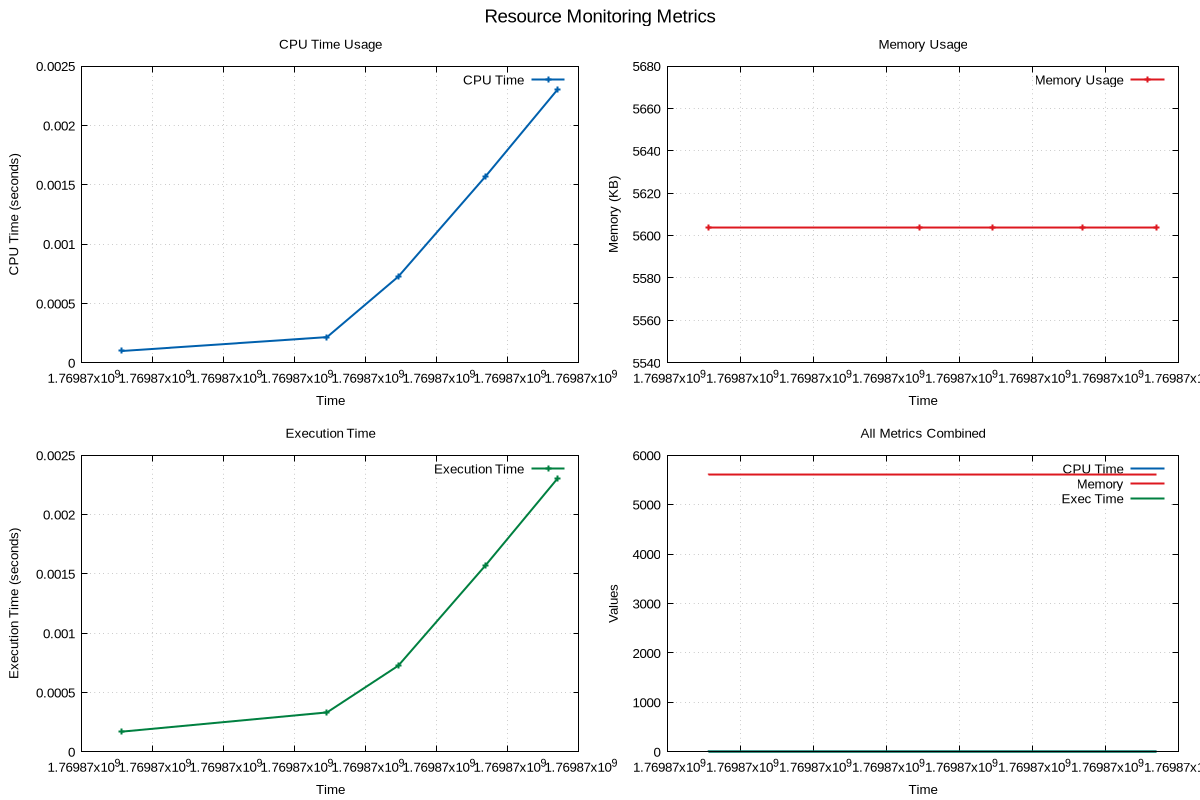

Source code (gnuplot):
# GNUplot script for resource monitoring
set terminal pngcairo enhanced font 'Arial,10' size 1200,800
set output 'png/heap_sort_20260131_190859.png'

set multiplot layout 2,2 title 'Resource Monitoring Metrics' font 'Arial,14'
set style line 1 lc rgb '#0060ad' lt 1 lw 2
set style line 2 lc rgb '#dd181f' lt 1 lw 2
set style line 3 lc rgb '#008040' lt 1 lw 2

set title 'CPU Time Usage'
set xlabel 'Time'
set ylabel 'CPU Time (seconds)'
set grid
plot 'png/heap_sort_20260131_190859.dat' using 1:2 with linespoints ls 1 title 'CPU Time'
set title 'Memory Usage'
set xlabel 'Time'
set ylabel 'Memory (KB)'
set grid
plot 'png/heap_sort_20260131_190859.dat' using 1:3 with linespoints ls 2 title 'Memory Usage'
set title 'Execution Time'
set xlabel 'Time'
set ylabel 'Execution Time (seconds)'
set grid
plot 'png/heap_sort_20260131_190859.dat' using 1:4 with linespoints ls 3 title 'Execution Time'
set title 'All Metrics Combined'
set xlabel 'Time'
set ylabel 'Values'
set grid
plot 'png/heap_sort_20260131_190859.dat' using 1:2 with lines ls 1 title 'CPU Time', \
     'png/heap_sort_20260131_190859.dat' using 1:3 with lines ls 2 title 'Memory', \
     'png/heap_sort_20260131_190859.dat' using 1:4 with lines ls 3 title 'Exec Time'
unset multiplot
